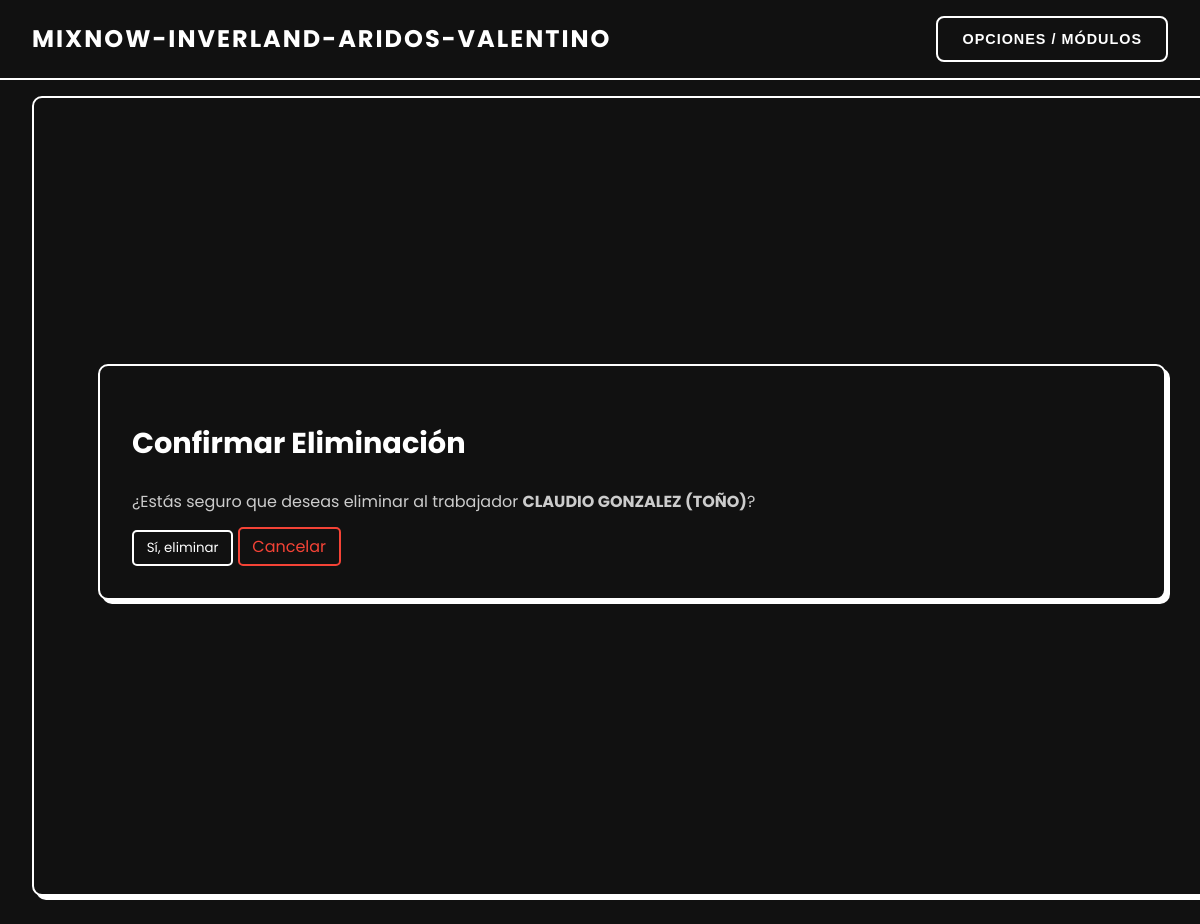
/trabajadores/eliminar/13/ (signed in), run on an earlier commit of the app's database.
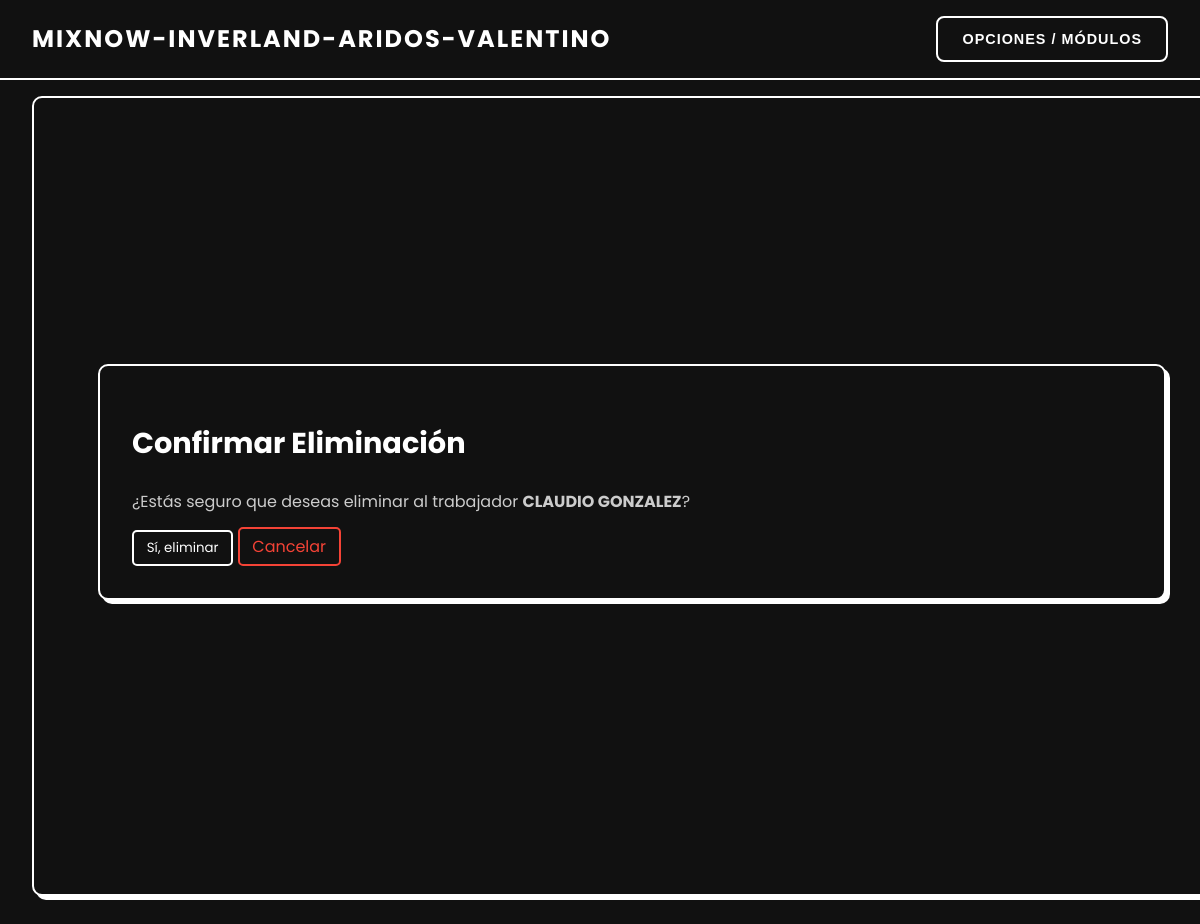
And on a later commit of the database.
### app/models.py (models this page shows)
class Trabajadores(models.Model):
    nombre = models.CharField(max_length=100)
    empresa = models.ForeignKey(Empresas, on_delete=models.CASCADE, related_name='trabajadores')
    def __str__(self):
        return self.nombre

### app/views.py (the view)
# urls.py: path('trabajadores/eliminar/<int:pk>/', views.Eliminar_Trabajadores, name='eliminar_trabajadores'),
@user_passes_test(lambda u: u.is_superuser)
def Eliminar_Trabajadores(request, pk):
    trabajador = get_object_or_404(Trabajadores, pk=pk)
    empresa_id = trabajador.empresa.id
    if request.method == "POST":
        trabajador.delete()
        return redirect('listar_trabajadores', empresa_id=empresa_id)
    return render(request, 'clientes/eliminar_trabajadores.html', {'trabajador': trabajador})

### app/templates/clientes/eliminar_trabajadores.html (shortened to what this page needs)
{% extends "clientes/base.html" %}
{% block content %}
<div class="wrapper">
    <div class="card form-card">
        <div class="card-header">
            <h2 class="title">Confirmar Eliminación</h2>
        </div>
        <div class="card-body">
            <p>¿Estás seguro que deseas eliminar al trabajador <strong>{{ trabajador }}</strong>?</p>
            <form method="POST">
                <button type="submit" class="btn">Sí, eliminar</button>
                <a href="{% url 'listar_trabajadores' trabajador.empresa.id %}" class="btn btn-secondary">Cancelar</a>
            </form>
        </div>
    </div>
</div>
{% endblock %}

What changed in the data, as far as the page shows it:
changed Trabajadores: nombre "CLAUDIO GONZALEZ (TOÑO)" → "CLAUDIO GONZALEZ"
